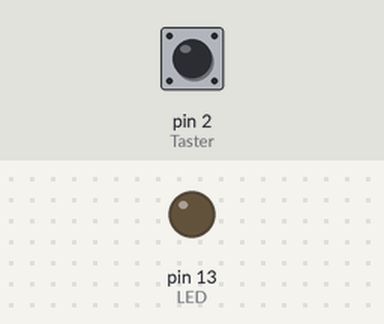
The sketch below on a simulated Arduino Uno, built with avr-gcc and run on an emulated ATmega328P. Parts: output pins drawn as LEDs (lit = HIGH). Inputs (shaded band) come from the test bench; at power-on: pin 2 (Taster) LOW.

Above: at 1.2 s.
1.3 s: pin 2 (Taster) pulled HIGH for 0.15 s
At 1.37 s:
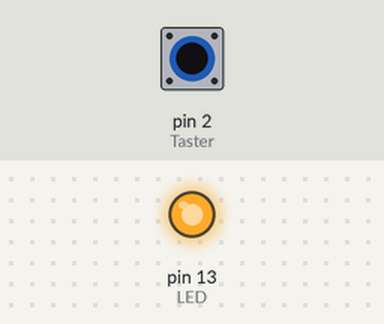
2.9 s: pin 2 (Taster) pulled HIGH for 3.2 s
At 6.4 s:
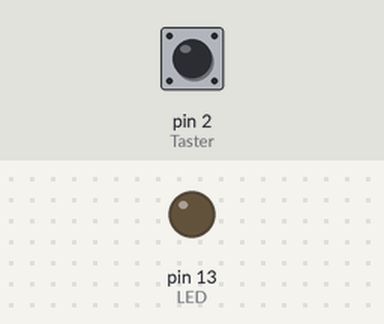
Timing chart, 0 to 7.9 s (numbered marks = the images above; inputs shaded):
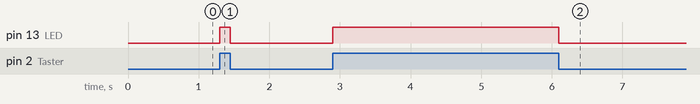

The sketch:

5_interrupts_demo.ino
```cpp
/*
   Sketching mit Hardware
  DMP - SWH - WS2627
  - Interrupts Demo. Termin 5

  This project demonstrates how to debounce a pushbutton and avoid unexpected results
  by: Marcos Martinez / Laura Bieker-Walz
*/

const int Taster = 2;           // Der Taster wurde an Pin 2 angeschlossen
const int LED = 13;             // Die LED wurde an Pin 13 angeschlossen
volatile int TasterStatus = 0;  // Variable die den Status des Taster ausliest, wird der sog. "Vektor" 0 zugewiesen
// Taster Anschluss an Pin 2 entspricht dem Vektor 0   (hier der Fall)
// Taster Anschluss an Pin 3 entspricht dem Vektor 1

void setup() {
  pinMode(LED, OUTPUT);                           // Hier wird die LED als OUTPUT definiert
  pinMode(Taster, INPUT);                         // Hier wird der Taster als INPUT definiert
  attachInterrupt(0, TasterUnterbricht, CHANGE);  // Hier findet die Einbindung unseres Interrupt-Befehls statt
}
void loop() {
  // Hier leer, der eigentliche loop() Teil findet nun in der "void TasterUnterbricht()" statt
}
void TasterUnterbricht() {             // Sobald die Unterbrechung "TasterUnterbricht" (der Wert am Pin ändert sich [CHANGE])...
  TasterStatus = digitalRead(Taster);  // ... wird der TasterStatus neu definiert ("volatile"). Die neue Definition geschieht durch das Auslesen des Tasters an Pin 2. ...
  digitalWrite(LED, TasterStatus);     // ... [digitalWrite(pin,Status)] Nun wird die LED (Pin13) in den zuvor definierten Tasterstatus versetzt.
}
```

Measured:
- after the input at 1.3 s, pin 13 (LED): LOW → HIGH at once, → LOW 0.15 s later
- after the input at 2.9 s, pin 13 (LED): LOW → HIGH at once, → LOW 3.2 s later
